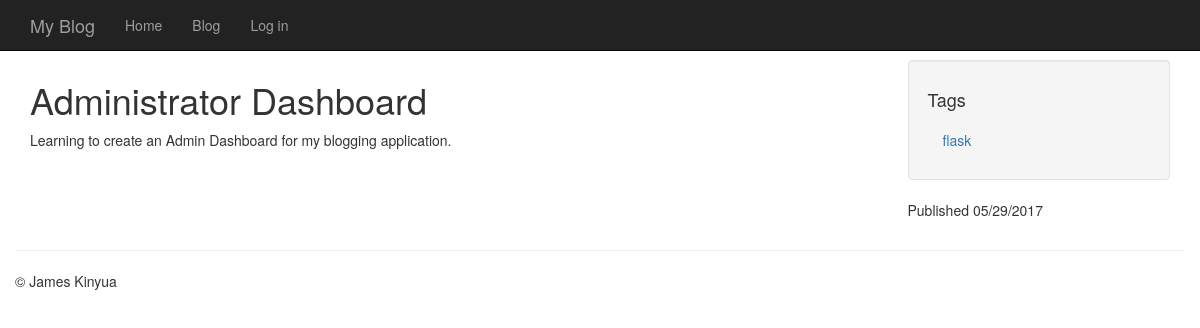
The app's page /entries/administrator-dashboard/ with its own data.
### models.py (models this page shows, shortened)
class Entry(db.Model):
    STATUS_PUBLIC = 0
    STATUS_DRAFT = 1
    STATUS_DELETED = 2
    id = db.Column(db.Integer, primary_key=True)
    title = db.Column(db.String(100))
    slug = db.Column(db.String(100), unique=True)
    body = db.Column(db.Text)
    status = db.Column(db.SmallInteger, default=STATUS_PUBLIC)
    created_timestamp = db.Column(db.DateTime, default=datetime.datetime.now)
    modified_timestamp = db.Column(db.DateTime, default=datetime.datetime.now,
                                   onupdate=datetime.datetime.now)
    author_id = db.Column(db.Integer, db.ForeignKey('user.id'))
    tags = db.relationship('Tag', secondary=entry_tags,
                           backref=db.backref('entries', lazy='dynamic'))
    comments = db.relationship('Comment', backref='entry', lazy='dynamic')

class Tag(db.Model):
    id = db.Column(db.Integer, primary_key=True)
    name = db.Column(db.String(64))
    slug = db.Column(db.String(64), unique=True)

### entries/blueprint.py (the view)
@entries.route('/<slug>/')
def detail(slug):
    entry = get_entry_or_404(slug)
    return render_template('entries/detail.html', entry=entry)

### app.py (called while the page is built)
@app.before_request
def before_request():
    g.user = current_user

### entries/blueprint.py (called while the page is built)
def get_entry_or_404(slug, author=None):
    query = Entry.query.filter(Entry.slug == slug)
    if author:
        query = query.filter(Entry.author == author)
    else:
        query = filter_status_by_user(query)
    return query.first_or_404()

def filter_status_by_user(query):
    if not g.user.is_authenticated:
        query = query.filter(Entry.status == Entry.STATUS_PUBLIC)
    else:
        query = query.filter(
            (Entry.status == Entry.STATUS_PUBLIC)|
            ((Entry.author == g.user) &
             (Entry.status != Entry.STATUS_DELETED))
        )
    return query

### entries/templates/entries/detail.html (shortened to what this page needs)
{% extends "base.html" %}
{% block content_title %}{{ entry.title }}{% endblock %}
{% block sidebar %}
	<ul class="well nav nav-list">
		<li><h4>Tags</h4></li>
		{% for tag in entry.tags %}
			<li><a href="{{ url_for('entries.tag_detail', slug=tag.slug) }}">{{ tag.name }}</a></li>
		{% endfor %}
	</ul>
	<p>Published {{ entry.created_timestamp.strftime('%m/%d/%Y') }}</p>
{% endblock %}
{% block content %}
	{{ entry.body }}
{% endblock %}

### templates/base.html (style rules this page uses)
body { padding-top: 60px; }

### records on screen
Entry: title "Administrator Dashboard", body "Learning to create an Admin Dashboard for my blogging application.", created_timestamp "05/29/2017"
Tag: name "flask"
